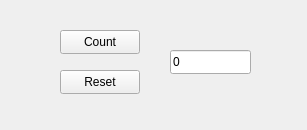
<?xml version="1.0" encoding="UTF-8"?>
<ui version="4.0">
 <class>MainWindow</class>
 <widget class="QMainWindow" name="MainWindow">
  <property name="geometry">
   <rect>
    <x>0</x>
    <y>0</y>
    <width>307</width>
    <height>130</height>
   </rect>
  </property>
  <property name="windowTitle">
   <string>MainWindow</string>
  </property>
  <widget class="QWidget" name="centralwidget">
   <widget class="QPushButton" name="lisaaNappi">
    <property name="geometry">
     <rect>
      <x>60</x>
      <y>30</y>
      <width>80</width>
      <height>24</height>
     </rect>
    </property>
    <property name="text">
     <string>Count</string>
    </property>
   </widget>
   <widget class="QPushButton" name="resetNappi">
    <property name="geometry">
     <rect>
      <x>60</x>
      <y>70</y>
      <width>80</width>
      <height>24</height>
     </rect>
    </property>
    <property name="text">
     <string>Reset</string>
    </property>
   </widget>
   <widget class="QLineEdit" name="numeroNaytto">
    <property name="geometry">
     <rect>
      <x>170</x>
      <y>50</y>
      <width>81</width>
      <height>24</height>
     </rect>
    </property>
    <property name="text">
     <string>0</string>
    </property>
   </widget>
  </widget>
 </widget>
 <resources/>
 <connections/>
</ui>
